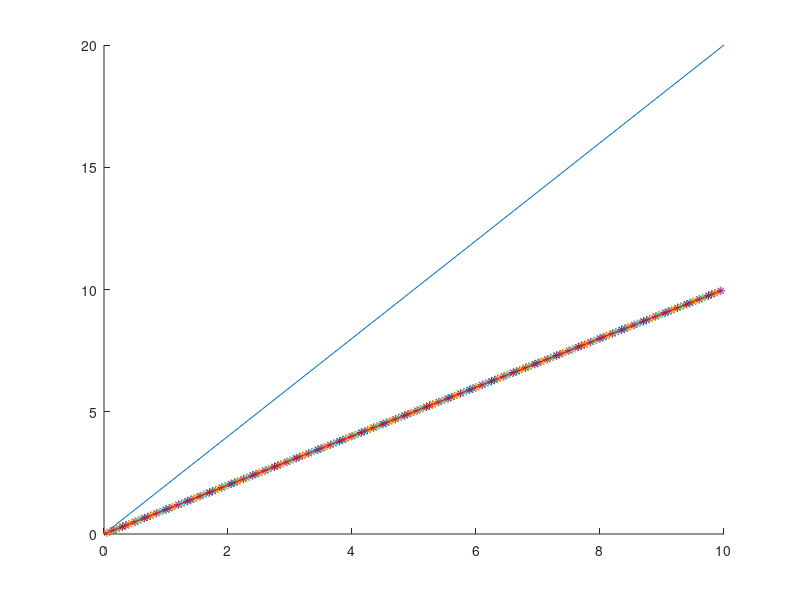

The MATLAB source for this figure:
clc;
clear;
hold on

x = 1;
y = 2;

start_point = [0;0];
end_point = [10;20];

line_start = [start_point(x) end_point(x)];
line_end = [start_point(y) end_point(y)];
plot(line_start,line_end);

delta_x = end_point(x) - start_point(x);
delta_y = end_point(y) - start_point(y);
distance = sqrt(delta_x^2 + delta_y^2);
k = delta_y / delta_x;

unit_length = 0.05;
line_segment = floor(distance / unit_length);
last_line_length = distance - line_segment * unit_length;

A_point = start_point;
Insert_Line = start_point';

for i = 1 : 1 : line_segment
    B_point = [A_point(x) + unit_length;A_point(y)];
    C_point = [A_point(x) + unit_length;A_point(y) + unit_length];

    F_real_coord(x) = unit_length * i;
    F_real_coord(y) = F_real_coord(x) * k;
    F_delta_X = A_point(y) - F_real_coord(y);
    F_delta_Y = C_point(y) - F_real_coord(y);
    res = F_delta_X + F_delta_Y;

    if(res > 0)
        if(A_point(x) > end_point(x) || A_point(y) > end_point(y)) break
        end
        plot(B_point(x),B_point(y),'-o');
        A_point(x) = A_point(x) + unit_length;
    else
        if(C_point(x) > end_point(x) || C_point(y) > end_point(y)) break
        end
        plot(C_point(x),C_point(y),'-*');
        A_point(x) = A_point(x) + unit_length;
        A_point(y) = A_point(y) + unit_length;
    end

    Insert_Line = [Insert_Line;A_point'];
end
plot(Insert_Line(:,1),Insert_Line(:,2),'r');
